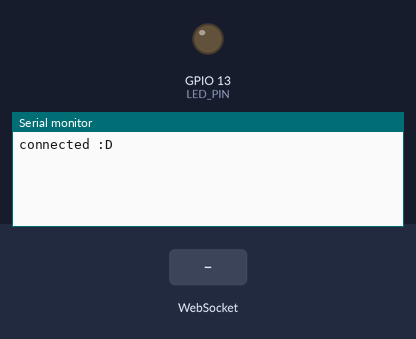
Bench run of a program on a simulated ESP32-S2. Shown: output pins drawn as LEDs (lit = HIGH), the last lines printed to the serial monitor. Inputs (shaded band) come from the test bench. WiFi joins after 1.5 s; servers stay silent unless stated.

Above: at 2.7 s.
2.8 s: WebSocket text "higrace<3" received
At 4.0 s:
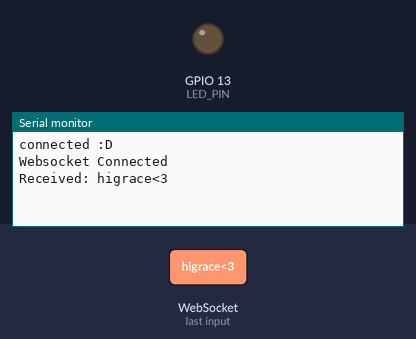
4.3 s: WebSocket text "1" received
At 5.4 s:
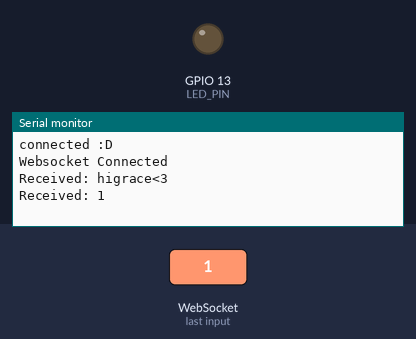

The program:

main.cpp
```cpp
#define LED_PIN 13

#include <Arduino.h>
#include <WiFiManager.h> // https://github.com/tzapu/WiFiManager
#include <WebSocketsClient.h>
#include <ArduinoJson.h>

WebSocketsClient webSocket;
JsonDocument doc;
char *message;

void webSocketEvent(WStype_t type, uint8_t *payload, size_t length) {
  switch (type) {
  case WStype_DISCONNECTED:
    Serial.println("Websocket Disconnected");
    break;
  case WStype_CONNECTED:
    Serial.println("Websocket Connected");
    webSocket.sendTXT("Hola");
    break;
  case WStype_TEXT:
    message = (char *)payload;
    deserializeJson(doc, message);

    Serial.println("Received: " + String((char *)payload));
    break;
  }
}

void enableLed() {
  digitalWrite(LED_PIN, HIGH);
}

void disableLed() {
  digitalWrite(LED_PIN, LOW);
}

void setup() {
  // put your setup code here, to run once:
  pinMode(LED_PIN, OUTPUT);

  Serial.begin(115200);

  WiFiManager wm;

  bool res;
  res = wm.autoConnect("ChiikawaLight");
  // res = wm.autoConnect("ChiikawaLight","higrace<3");

  if(!res) {
      Serial.println("not connected D:");
      ESP.restart();
  }
  else {
      Serial.println("connected :D");
  }

  webSocket.begin("invalidse-wifi-lights.host.qrl.nz", 80);
  webSocket.onEvent(webSocketEvent);
  webSocket.setReconnectInterval(5000);
}

void loop() {
  webSocket.loop();
}
```

Measured:
- after the input at 2.8 s, the serial monitor: prints a new line at once (image 1)
- after the input at 4.3 s, the serial monitor: prints a new line at once (image 2)
